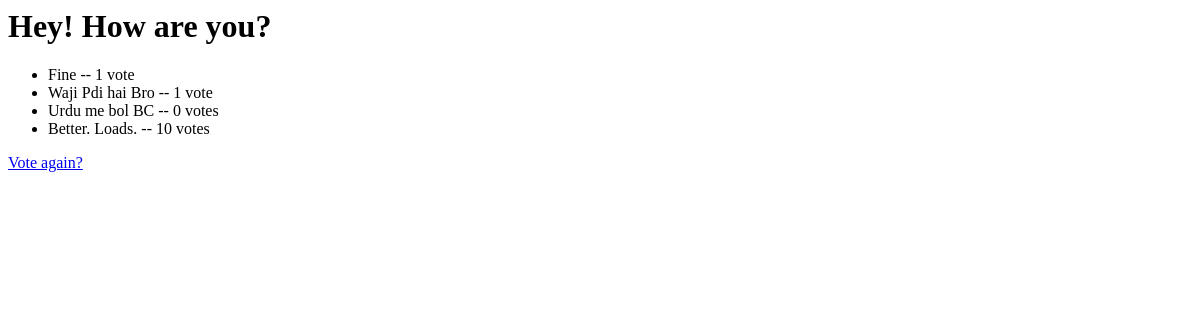
The app's page /polls/1/results/, older data.
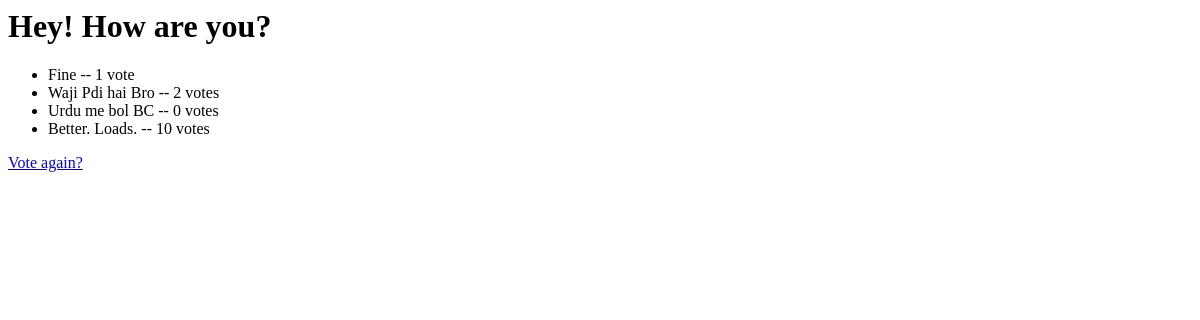
The same page, newer data.
### polls/models.py (models this page shows, shortened)
class Choice(models.Model):
    question = models.ForeignKey(Question, on_delete=models.CASCADE)
    choice_text = models.CharField(max_length=200)
    votes = models.IntegerField(default=0)

### polls/views.py (the view)
# urls.py: path('<int:pk>/results/',views.ResultView.as_view(), name= "results"),
class ResultView(generic.DetailView):
    template_name = 'polls/results.html'
    model = Question

### polls/templates/polls/results.html
<h1>{{ question.question_text }}</h1>
<ul>
{% for choice in question.choice_set.all %}
    <li>{{ choice.choice_text }} -- {{ choice.votes }} vote{{ choice.votes|pluralize }}</li>
{% endfor %}
</ul>
<a href="{% url 'polls:detail' question.id %}">Vote again?</a>

Row changes from the older to the newer data that the page shows:
changed Choice "Waji Pdi hai Bro": votes "1" → "2"
